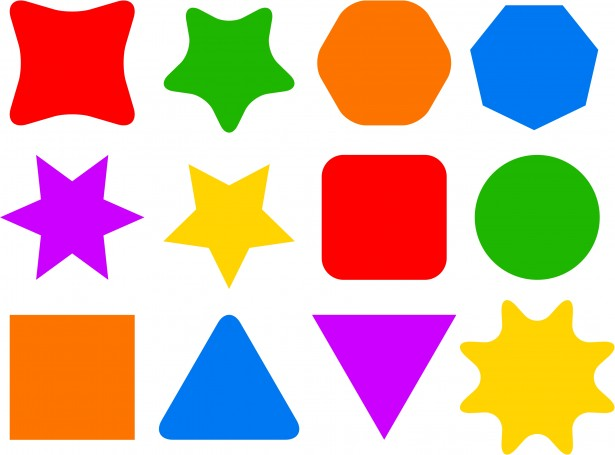
//> input picture resources/colored.jpg, 615 x 455 px
$ ./chapter6_shapeDetection   (built with g++ and OpenCV 4)
//> lines starting //> are read from the running program, lines starting //| are printed output that depends on the picture; after the words box and inside, x2 and y2 are one past the last pixel; in counts of white or black regions, pixels touching at a corner belong together
#include <opencv2/imgcodecs.hpp>
#include <opencv2/highgui.hpp>
#include <opencv2/imgproc.hpp>
#include <iostream>

using namespace cv;
using namespace std;

////////////////////// Shape Detection /////////////////////

void getContours(Mat imgSrc, Mat imgDst) {

	vector<vector<Point>> contours;
	vector<Vec4i> hierarchy;
	findContours(imgSrc, contours, hierarchy, RETR_EXTERNAL, CHAIN_APPROX_SIMPLE);
	//draw all contours
	//drawContours(imgDst, contours, -1, Scalar(0, 0, 0), 5);

	// filtering according to contour's area
	vector<vector<Point>> conPoly(contours.size());
	vector<Rect> boundBoxs(contours.size());
	String objecType;

	for (int i = 0; i < contours.size() ; i++) {

		float area = contourArea(contours[i]);
		cout << area << endl;
		if (area > 500) {
			float peri = arcLength(contours[i], true);
			approxPolyDP(contours[i], conPoly[i], 0.02 * peri, true);
			//draw contours
			//drawContours(imgDst, contours, i, Scalar(0, 0, 0), 5);
			//drawContours(imgDst, conPoly, i, Scalar(0, 0, 0), 5);
			//cout << conPoly[i].size() << endl;

			// finding and drawing bounding boxes
			boundBoxs[i] = boundingRect(conPoly[i]);
			rectangle(imgDst, boundBoxs[i].tl(), boundBoxs[i].br(), Scalar(0, 255, 0), 2);

			if (conPoly[i].size() == 3) { objecType = "Triangle"; }
			if (conPoly[i].size() == 4) {
				float aspectRatio = (float) boundBoxs[i].width / (float) boundBoxs[i].height;
				cout <<"aspect ratio: "<< aspectRatio << endl;
				if (aspectRatio > 0.95 && aspectRatio < 1.05){ objecType = "Square"; }
				else { objecType = "rectangle"; }
			}
			if (conPoly[i].size() == 5) { objecType = "pentagon"; }
			if (conPoly[i].size() > 5) { objecType = "Circle or some polygon"; }

			putText(imgDst, objecType, { boundBoxs[i].x, boundBoxs[i].y -5},FONT_HERSHEY_PLAIN, 1, Scalar(0, 0, 255), 1);

		}
	}
}

void main() {
	String path = "resources/colored.jpg";
	Mat img = imread(path);
//> img is the input picture: 455 rows x 615 cols, CV_8UC3; mean B, G, R 162.9, 179.8, 213.3

	// preprocessing the image
	Mat imgGray, imgBlur, imgCanny, imgDilate;
	cvtColor(img, imgGray, COLOR_BGR2GRAY);
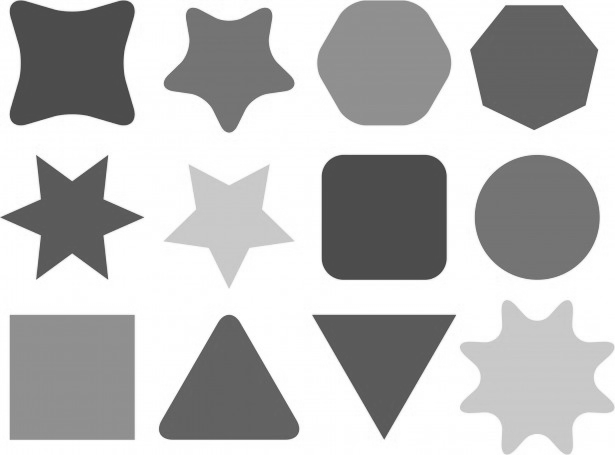
//> imgGray: 455 rows x 615 cols, CV_8UC1; min 66, max 255, mean 187.9
	GaussianBlur(imgGray, imgBlur, Size(3, 3), 5, 0);
	Canny(imgBlur, imgCanny, 25, 75);
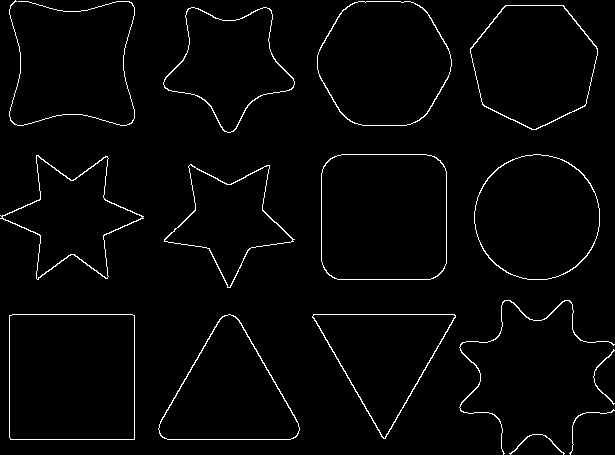
//> imgCanny: 455 rows x 615 cols, CV_8UC1; 2.3% white in thin lines or dots
	Mat kernal = getStructuringElement(MORPH_RECT, Size(5, 5));
	dilate(imgCanny, imgDilate, kernal);
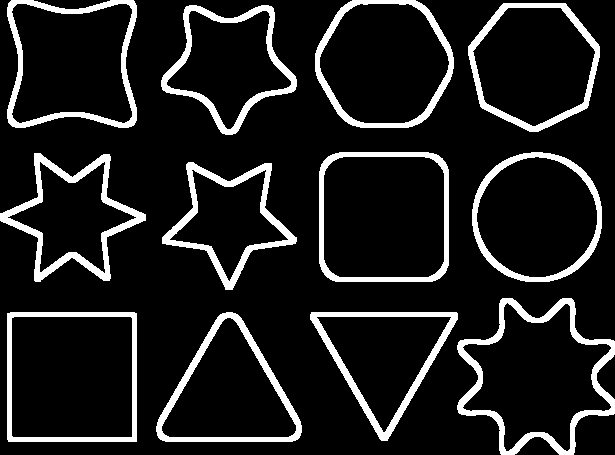
//> imgDilate: 455 rows x 615 cols, CV_8UC1; 11.8% white; 12 white regions

	//get and draw contours
	getContours(imgDilate, img);
//> in getContours, `findContours(imgSrc, contours, hierarchy, RETR_EXTERNAL, CHAIN_APPROX_..`: contours = 12 contours; largest, box (x1, y1, x2, y2) and area: (7, 312, 137, 442) 16636, (319, 152, 449, 282) 16248, (457, 298, 615, 455) 15896, (315, 0, 454, 128) 14184, (7, 0, 137, 128) 14070
//> in getContours, `vector<vector<Point>> conPoly(contours.size());`: conPoly = 12 empty contours
//> the loop in getContours, `for (int i = 0; i < contours.size() ; i++)` made 12 passes
//> (area, peri, aspectRatio) on passes 3, 8, 12: (16635.5, 514.2, 1.01), (16248.5, 487.3, 0.967), (14070, 536.2, 1.01)
//> (area, peri) on passes 1, 2, 4, 5, 6, 7: (10223.5, 466.2), (11572, 463.6), (15896, 666), (8260, 488.8), (9256, 563.4), (13335.5, 431.1)
//| 10223.5
//| 11572
//| 16635.5
//| aspect ratio: 1.00775
//| 15896
//| 8260
//| 9256
//| 13335.5
//| 16248.5
//| aspect ratio: 0.96748
//> (output is shown up to pass 8 of 12)
//> pass 1, in getContours, `putText(imgDst, objecType, { boundBoxs[i].x, boundBoxs[i].y -5},FONT_H..`:
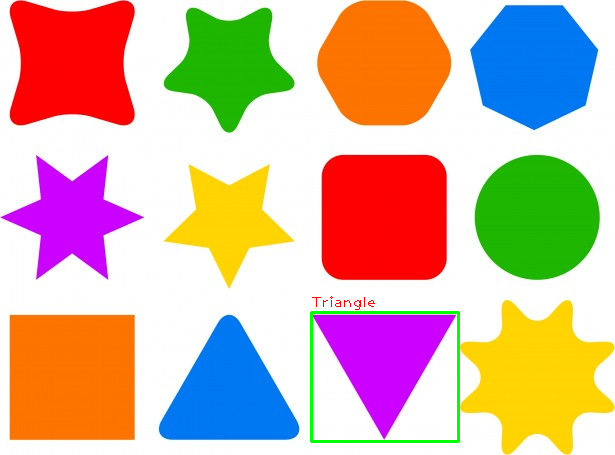
//> imgDst: 455 rows x 615 cols, CV_8UC3; 0.64% of pixels changed, all inside (x1, y1, x2, y2) = (310, 296, 460, 443)
//> pass 2, in getContours, `putText(imgDst, objecType, { boundBoxs[i].x, boundBoxs[i].y -5},FONT_H..`:
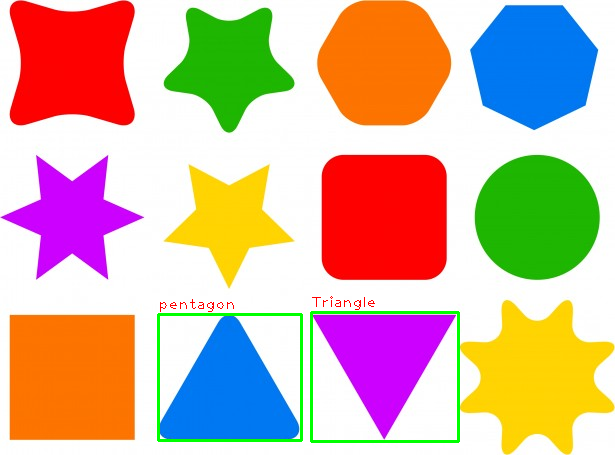
//> imgDst: 455 rows x 615 cols, CV_8UC3; 0.63% of pixels changed, all inside (x1, y1, x2, y2) = (157, 299, 303, 442)
//> pass 3, in getContours, `putText(imgDst, objecType, { boundBoxs[i].x, boundBoxs[i].y -5},FONT_H..`:
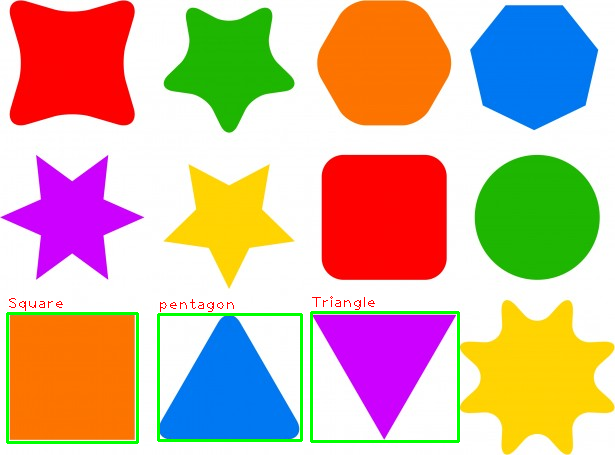
//> imgDst: 455 rows x 615 cols, CV_8UC3; 0.6% of pixels changed, all inside (x1, y1, x2, y2) = (6, 298, 139, 444)
//> after the loop in getContours, `for (int i = 0; i < contours.size() ; i++)`:
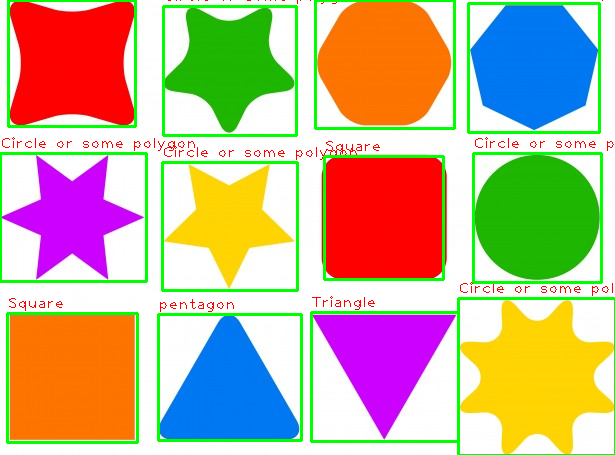
//> imgDst: 455 rows x 615 cols, CV_8UC3; 5.05% of pixels changed, all inside (x1, y1, x2, y2) = (0, 0, 615, 455)


	imshow("Image", img);
	imshow("Dilate", imgDilate);
	waitKey(0);

}
